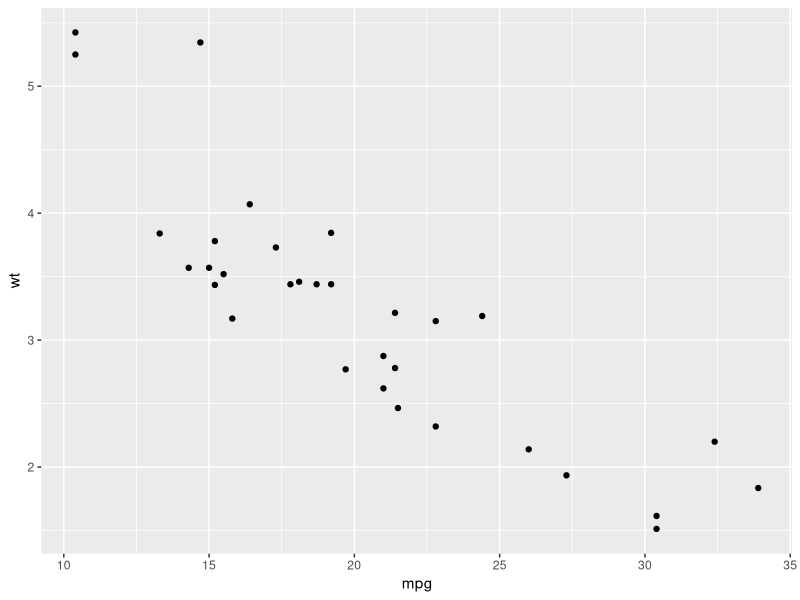
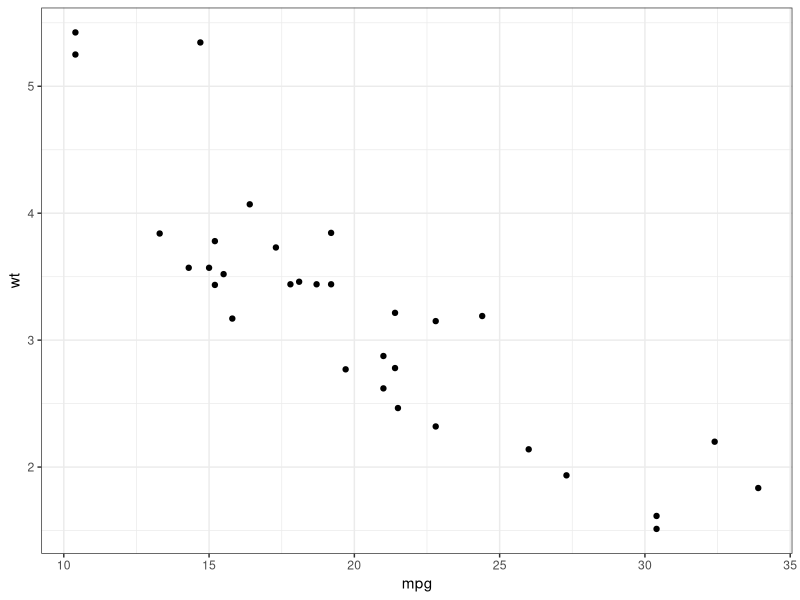
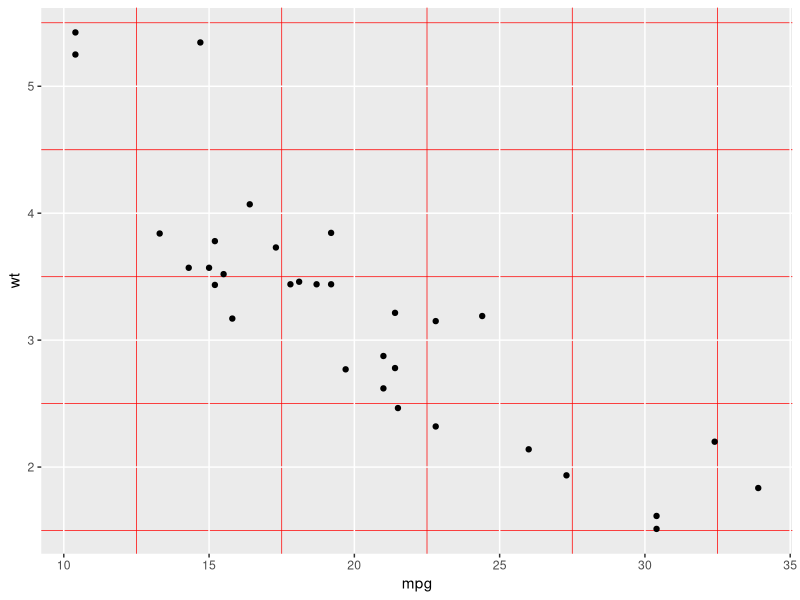
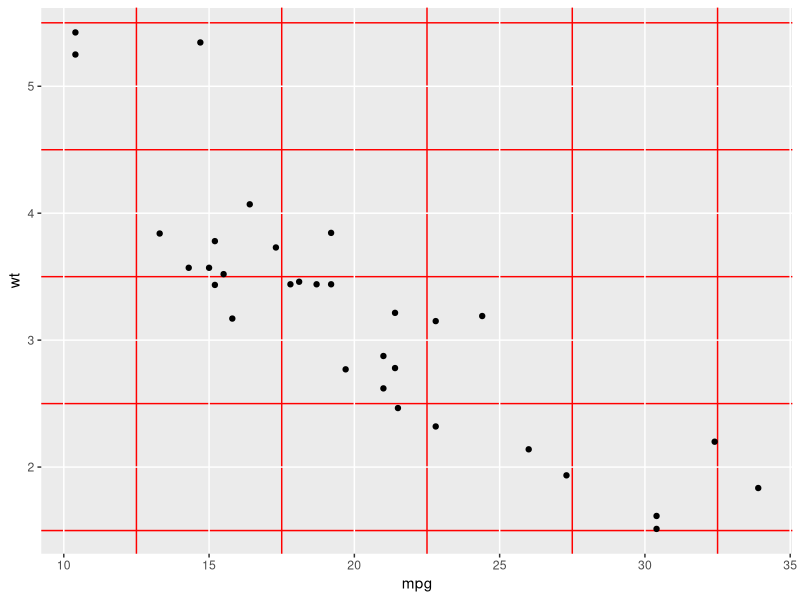
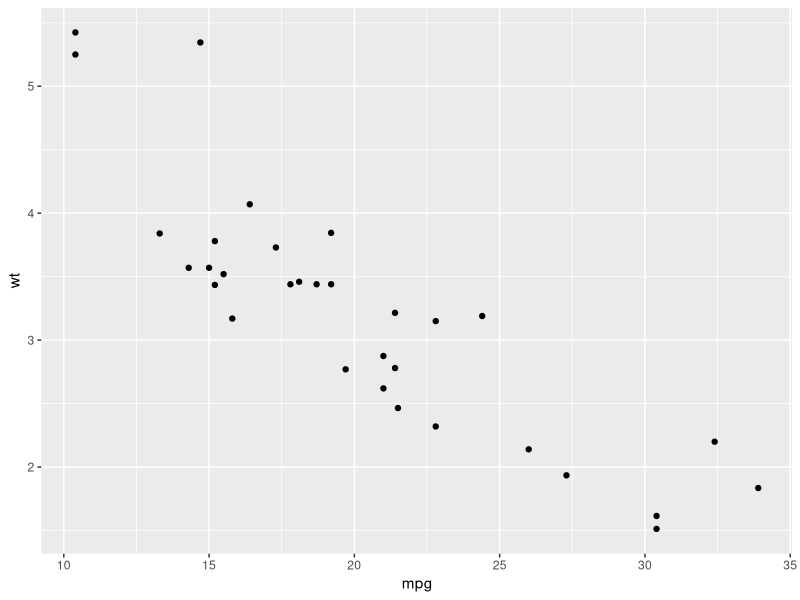

Source code (R) for these figures, in order:
library(ggplot2)


### Name: theme_get
### Title: Get, set, and modify the active theme
### Aliases: theme_get theme_set theme_update theme_replace %+replace%

### ** Examples

p <- ggplot(mtcars, aes(mpg, wt)) +
  geom_point()
p

# Use theme_set() to completely override the current theme.
# theme_update() and theme_replace() are similar except they
# apply directly to the current/active theme.
# theme_update() modifies a particular element of the current theme.
# Here we have the old theme so we can later restore it.
# Note that the theme is applied when the plot is drawn, not
# when it is created.
old <- theme_set(theme_bw())
p

theme_set(old)
theme_update(panel.grid.minor = element_line(colour = "red"))
p

theme_set(old)
theme_replace(panel.grid.minor = element_line(colour = "red"))
p

theme_set(old)
p


# Modifying theme objects -----------------------------------------
# You can use + and %+replace% to modify a theme object.
# They differ in how they deal with missing arguments in
# the theme elements.

add_el <- theme_grey() +
  theme(text = element_text(family = "Times"))
add_el$text

rep_el <- theme_grey() %+replace%
  theme(text = element_text(family = "Times"))
rep_el$text




